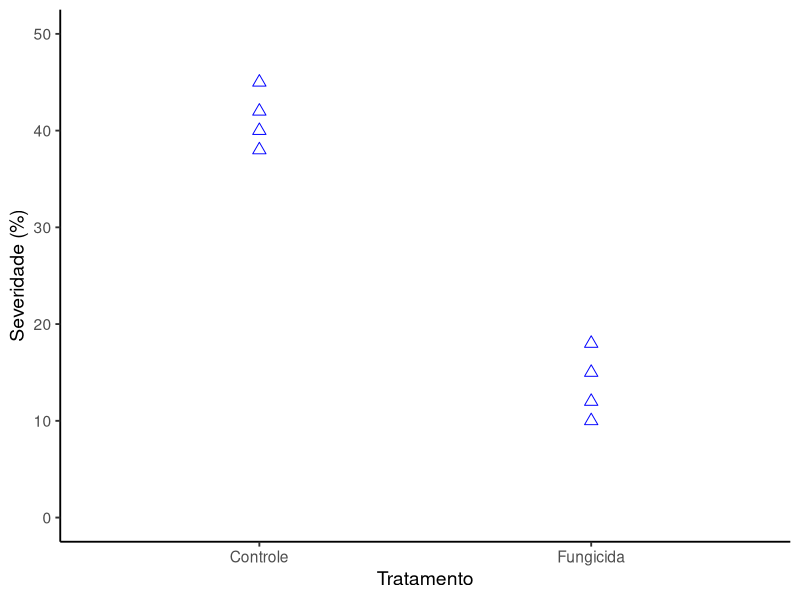
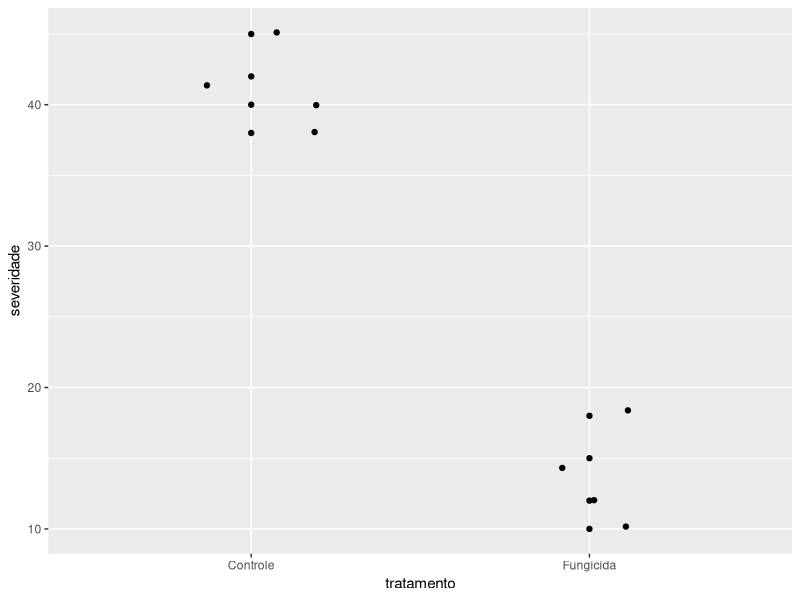

Write the R code that produced these figures, in order.
## ---- chunk 1
a <- 1
b <- 2

a+b

## ---- chunk 2
planta <- c(1,2,3,4,5,6,7,8) #definir a quantidade de unidades observacionais
#ou 
planta <- seq(1:8)
planta #exibir o vetor criado

tratamento <- c("Controle","Controle","Controle","Controle", "Fungicida","Fungicida","Fungicida","Fungicida") #definir os fatores do experimento

severidade <- c(42,38,45,40,12,18,15,10) #Definir a variável resposta

dados <- data.frame (planta,tratamento,severidade) #juntar esses vetores em um data frame e definir esse como o objeto "dados"

dados #exibir o data frame
## ---- chunk 3

library(ggplot2)
#Ex 1:
ggplot(dados, aes(tratamento,severidade))+ #Fazer base de fundo para o gráfico
  geom_point(color= "blue", size=3, shape=2)+ #Adicionar e modificar os pontos
  ylim(0,50)+ #Definir o limite do eixo Y
  theme_classic(base_size = 14) + #Escolher os temas
  labs(x="Tratamento",
       y="Severidade (%)") #Corrigir as legendas dos eixos

#Ex 2:
ggplot(dados, aes(tratamento,severidade))+
  geom_point()+ 
  geom_jitter(width=0.2)   #quando os pontos estão  muito juntos e separa eles

## ---- chunk 4
# Realização do Teste T para comparar a severidade entre Controle e Fungicida
resultado_teste <- t.test(severidade ~ tratamento, data = dados, var.equal = TRUE) 

resultado_teste
